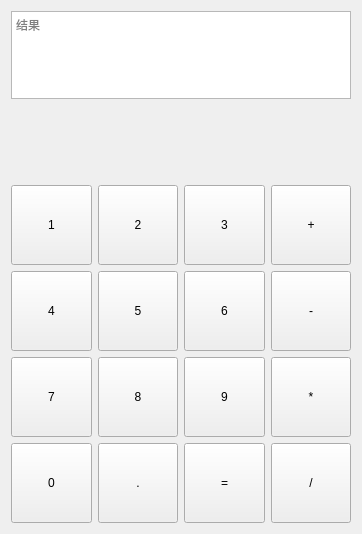
<?xml version="1.0" encoding="UTF-8"?>
<ui version="4.0">
 <class>Form</class>
 <widget class="QWidget" name="Form">
  <property name="geometry">
   <rect>
    <x>0</x>
    <y>0</y>
    <width>362</width>
    <height>534</height>
   </rect>
  </property>
  <property name="windowTitle">
   <string>计算器</string>
  </property>
  <layout class="QVBoxLayout" name="verticalLayout_2">
   <item>
    <layout class="QGridLayout" name="gridLayout_2">
     <item row="0" column="0">
      <layout class="QVBoxLayout" name="verticalLayout">
       <item alignment="Qt::AlignTop">
        <widget class="QTextBrowser" name="textBrowser">
         <property name="enabled">
          <bool>true</bool>
         </property>
         <property name="minimumSize">
          <size>
           <width>340</width>
           <height>80</height>
          </size>
         </property>
         <property name="maximumSize">
          <size>
           <width>16777215</width>
           <height>160</height>
          </size>
         </property>
         <property name="acceptRichText">
          <bool>true</bool>
         </property>
         <property name="placeholderText">
          <string>结果</string>
         </property>
         <property name="openExternalLinks">
          <bool>false</bool>
         </property>
        </widget>
       </item>
       <item>
        <spacer name="horizontalSpacer">
         <property name="orientation">
          <enum>Qt::Horizontal</enum>
         </property>
         <property name="sizeHint" stdset="0">
          <size>
           <width>338</width>
           <height>80</height>
          </size>
         </property>
        </spacer>
       </item>
      </layout>
     </item>
     <item row="1" column="0">
      <layout class="QGridLayout" name="gridLayout">
       <item row="0" column="0">
        <widget class="QPushButton" name="pushButton_1">
         <property name="minimumSize">
          <size>
           <width>80</width>
           <height>80</height>
          </size>
         </property>
         <property name="text">
          <string>1</string>
         </property>
        </widget>
       </item>
       <item row="0" column="1">
        <widget class="QPushButton" name="pushButton_2">
         <property name="minimumSize">
          <size>
           <width>80</width>
           <height>80</height>
          </size>
         </property>
         <property name="text">
          <string>2</string>
         </property>
        </widget>
       </item>
       <item row="0" column="2">
        <widget class="QPushButton" name="pushButton_3">
         <property name="minimumSize">
          <size>
           <width>80</width>
           <height>80</height>
          </size>
         </property>
         <property name="text">
          <string>3</string>
         </property>
        </widget>
       </item>
       <item row="0" column="3">
        <widget class="QPushButton" name="pushButton_10">
         <property name="enabled">
          <bool>true</bool>
         </property>
         <property name="minimumSize">
          <size>
           <width>80</width>
           <height>80</height>
          </size>
         </property>
         <property name="text">
          <string>+</string>
         </property>
        </widget>
       </item>
       <item row="1" column="0">
        <widget class="QPushButton" name="pushButton_4">
         <property name="minimumSize">
          <size>
           <width>80</width>
           <height>80</height>
          </size>
         </property>
         <property name="text">
          <string>4</string>
         </property>
        </widget>
       </item>
       <item row="1" column="1">
        <widget class="QPushButton" name="pushButton_5">
         <property name="minimumSize">
          <size>
           <width>80</width>
           <height>80</height>
          </size>
         </property>
         <property name="text">
          <string>5</string>
         </property>
        </widget>
       </item>
       <item row="1" column="2">
        <widget class="QPushButton" name="pushButton_6">
         <property name="minimumSize">
          <size>
           <width>80</width>
           <height>80</height>
          </size>
         </property>
         <property name="text">
          <string>6</string>
         </property>
        </widget>
       </item>
       <item row="1" column="3">
        <widget class="QPushButton" name="pushButton_11">
         <property name="minimumSize">
          <size>
           <width>80</width>
           <height>80</height>
          </size>
         </property>
         <property name="text">
          <string>-</string>
         </property>
        </widget>
       </item>
       <item row="2" column="0">
        <widget class="QPushButton" name="pushButton_7">
         <property name="minimumSize">
          <size>
           <width>80</width>
           <height>80</height>
          </size>
         </property>
         <property name="text">
          <string>7</string>
         </property>
        </widget>
       </item>
       <item row="2" column="1">
        <widget class="QPushButton" name="pushButton_8">
         <property name="minimumSize">
          <size>
           <width>80</width>
           <height>80</height>
          </size>
         </property>
         <property name="text">
          <string>8</string>
         </property>
        </widget>
       </item>
       <item row="2" column="2">
        <widget class="QPushButton" name="pushButton_9">
         <property name="minimumSize">
          <size>
           <width>80</width>
           <height>80</height>
          </size>
         </property>
         <property name="text">
          <string>9</string>
         </property>
        </widget>
       </item>
       <item row="2" column="3">
        <widget class="QPushButton" name="pushButton_12">
         <property name="minimumSize">
          <size>
           <width>80</width>
           <height>80</height>
          </size>
         </property>
         <property name="text">
          <string>*</string>
         </property>
        </widget>
       </item>
       <item row="3" column="0">
        <widget class="QPushButton" name="pushButton_0">
         <property name="minimumSize">
          <size>
           <width>80</width>
           <height>80</height>
          </size>
         </property>
         <property name="text">
          <string>0</string>
         </property>
        </widget>
       </item>
       <item row="3" column="1">
        <widget class="QPushButton" name="pushButton_16">
         <property name="minimumSize">
          <size>
           <width>80</width>
           <height>80</height>
          </size>
         </property>
         <property name="text">
          <string>.</string>
         </property>
        </widget>
       </item>
       <item row="3" column="2">
        <widget class="QPushButton" name="pushButton_14">
         <property name="minimumSize">
          <size>
           <width>80</width>
           <height>80</height>
          </size>
         </property>
         <property name="text">
          <string>=</string>
         </property>
        </widget>
       </item>
       <item row="3" column="3">
        <widget class="QPushButton" name="pushButton_13">
         <property name="minimumSize">
          <size>
           <width>80</width>
           <height>80</height>
          </size>
         </property>
         <property name="text">
          <string>/</string>
         </property>
        </widget>
       </item>
      </layout>
     </item>
    </layout>
   </item>
  </layout>
 </widget>
 <resources/>
 <connections/>
</ui>
